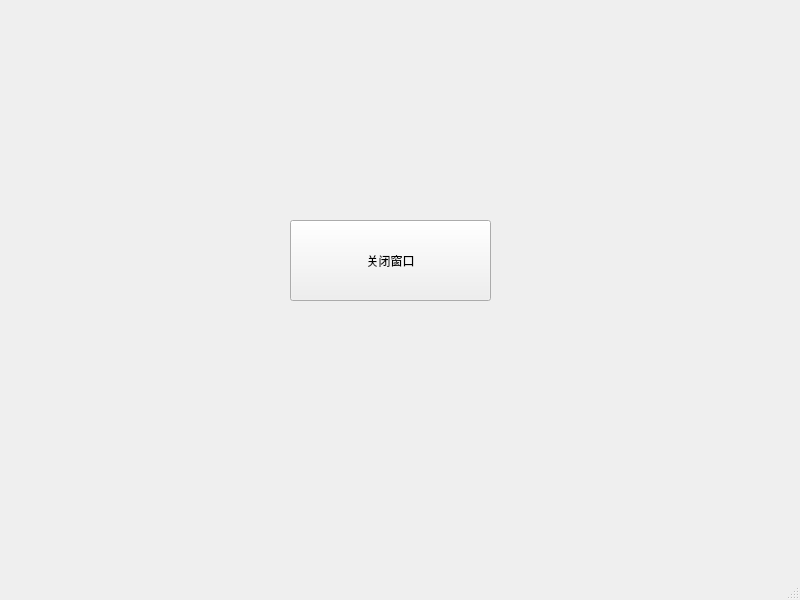
<?xml version="1.0" encoding="UTF-8"?>
<ui version="4.0">
 <class>MainWindow</class>
 <widget class="QMainWindow" name="MainWindow">
  <property name="geometry">
   <rect>
    <x>0</x>
    <y>0</y>
    <width>800</width>
    <height>600</height>
   </rect>
  </property>
  <property name="windowTitle">
   <string>MainWindow</string>
  </property>
  <widget class="QWidget" name="centralwidget">
   <widget class="QPushButton" name="pushButton">
    <property name="geometry">
     <rect>
      <x>290</x>
      <y>220</y>
      <width>201</width>
      <height>81</height>
     </rect>
    </property>
    <property name="text">
     <string>关闭窗口</string>
    </property>
   </widget>
  </widget>
  <widget class="QMenuBar" name="menubar">
   <property name="geometry">
    <rect>
     <x>0</x>
     <y>0</y>
     <width>800</width>
     <height>30</height>
    </rect>
   </property>
  </widget>
  <widget class="QStatusBar" name="statusbar"/>
 </widget>
 <resources/>
 <connections>
  <connection>
   <sender>pushButton</sender>
   <signal>clicked()</signal>
   <receiver>MainWindow</receiver>
   <slot>close()</slot>
   <hints>
    <hint type="sourcelabel">
     <x>373</x>
     <y>277</y>
    </hint>
    <hint type="destinationlabel">
     <x>376</x>
     <y>406</y>
    </hint>
   </hints>
  </connection>
 </connections>
</ui>
